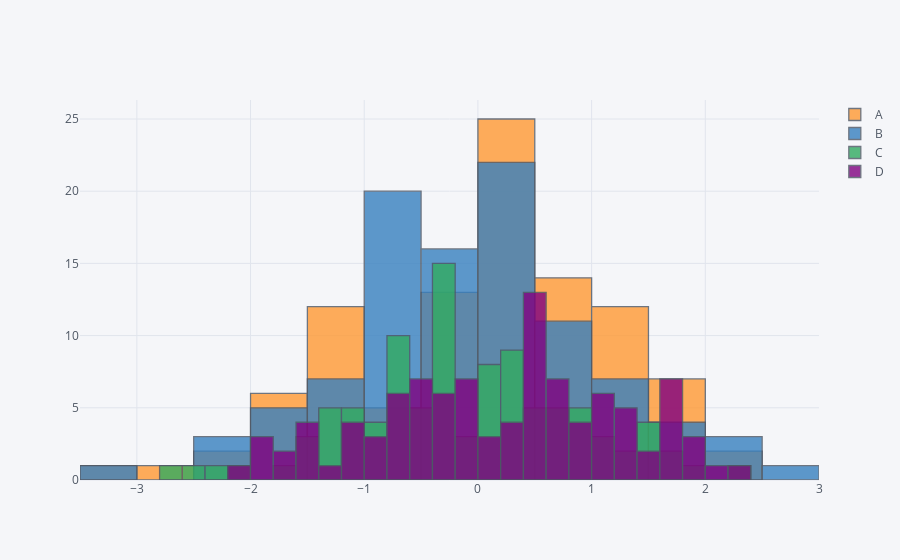

Write notebook code for a chart like this one.
### Markdown cell above
## histogram

### Code cell
df.iplot(kind='hist',bins=25)
